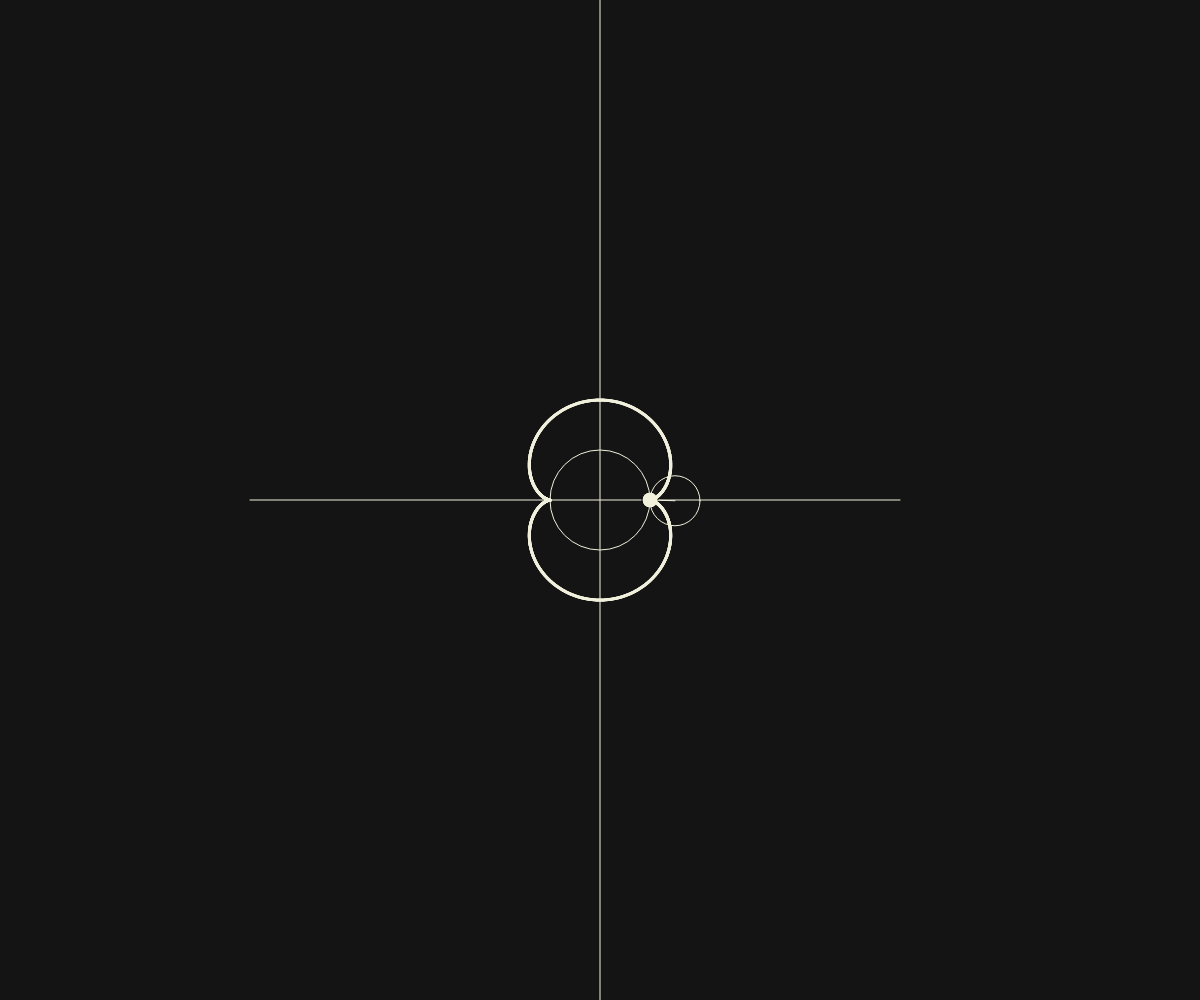
Frame 1 (no input)
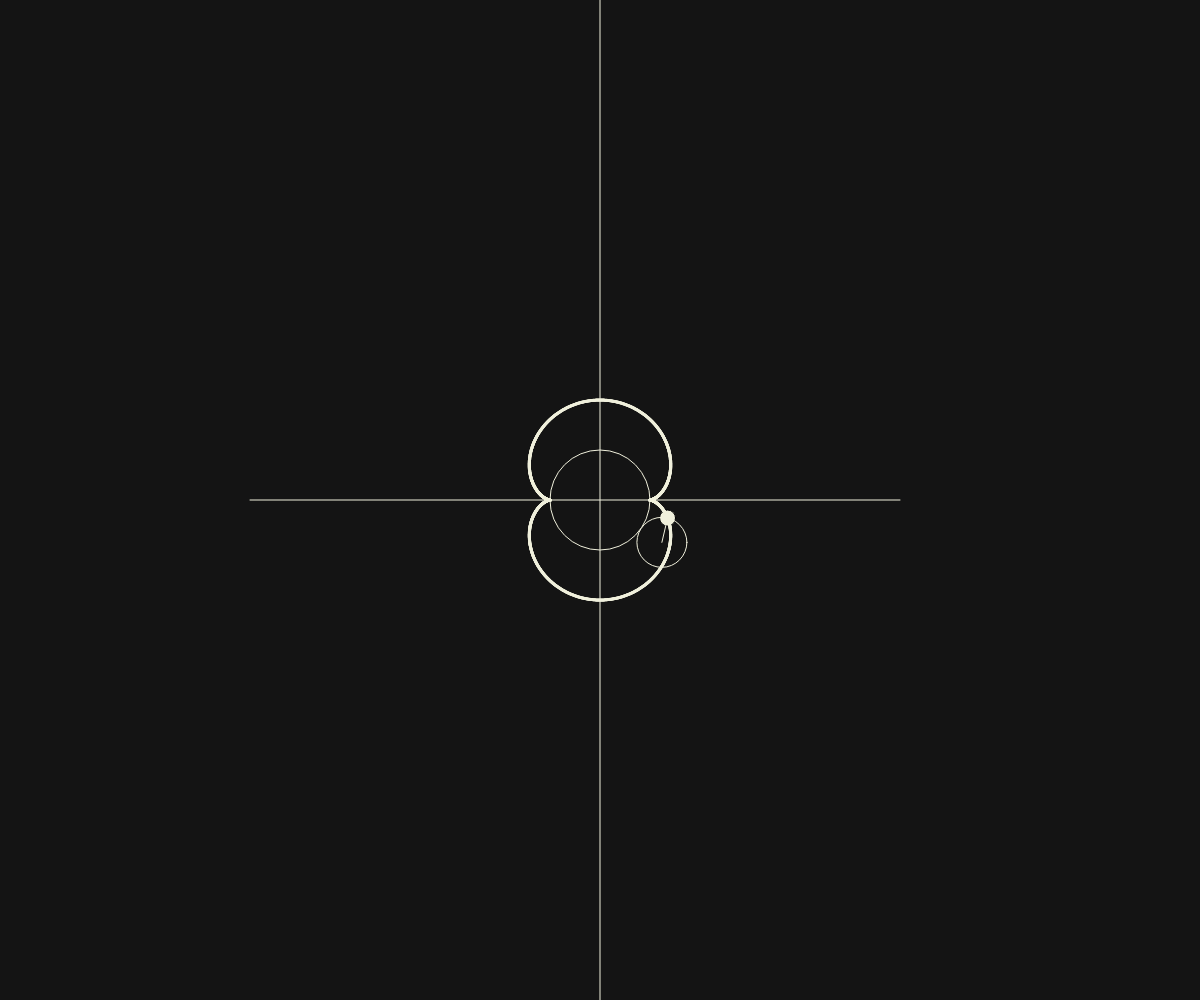
Frame 60 (no input)
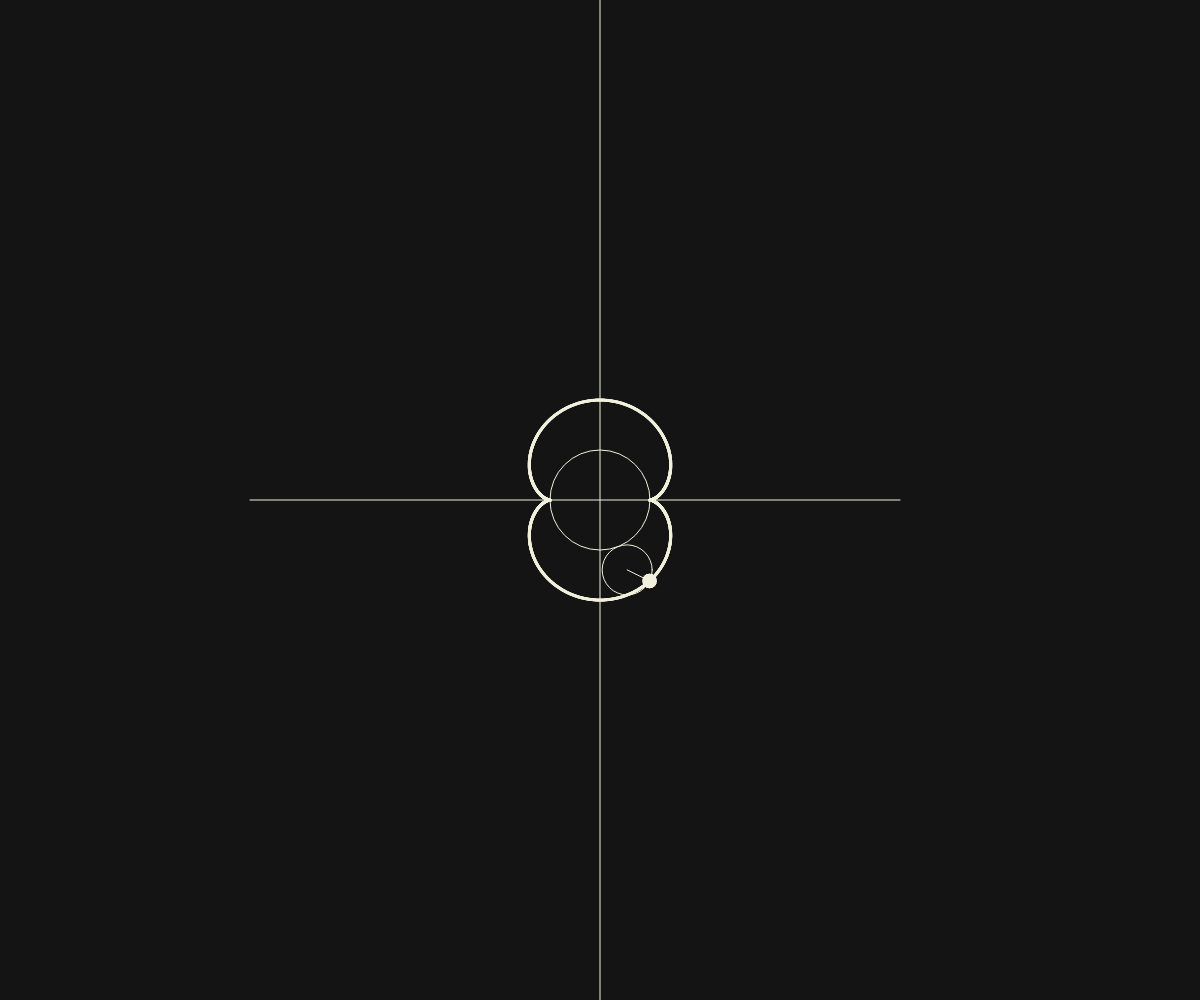
Frame 120 (the mouse pressed at the canvas centre since frame 60)

The p5.js sketch that drew these frames (run headless with seeded random() and noise() and a simulated clock; from frame 60 on, the mouse is pressed at the canvas centre):

// p5.js sketch
// ── sketch.js
function setup() {
  createCanvas(windowWidth,windowHeight);
  strokeWeight(1);
  
  
}
function draw() {
const R = 50
const r = 25
const d = 25


  background(20,20,20);
  //assi
  stroke(240,240,220);
  line(250,height/2,900,height/2);
  line(width/2,0,width/2,height);
  translate (width/2, height/2);


  // cerchietto
  const a = frameCount * 0.01;
  const x1 = (R + r) * cos(a);
  const y1 = (R + r) * sin(a);
  const x2 = x1 - d * cos((R /r+ 1) * a);
  const y2 = y1 - d * sin((R/r+1) * a);
  fill(240,240,220);
  stroke(2);
  circle (x2, y2, 16);

  // struttura
  noFill();
  stroke(240,240,220);
  line (x1, y1, x2, y2);
  circle (0, 0, R*2);
  ellipse(x1, y1, 2 * r, 2 * r)


  fill(240,240,220);
  noStroke();
  const num = 2000
  for (let i=0; i<num; i++) {
  
  const rot = TAU / num * i * 3;
  const x1 = (R + r) * cos(rot);
  const y1 = (R + r) * sin(rot);
  const x2 = x1 - d * cos((R / r + 1) * rot);
  const y2 = y1 - d * sin((R / r + 1) * rot);
    circle(x2,y2,3);
  }
 
}
